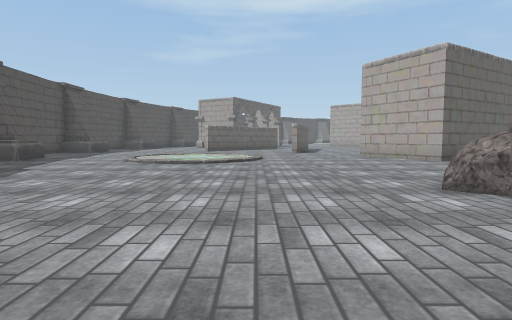
[1] (above)

24 first-person views from a walk through a scene from a Unity 3-D project. The camera is 1.2 m above the floor, tilts 4° down and sees 80° across. The floor is counted in squares, 2 m on a side. Each view is taken from the middle of a square. On the plan, view 1 faces up. The plan holds only what a view shows up to about 9 squares ahead; the rest is blank. The place goes on beyond the plan. Some surface patterns are stand-ins.

[2]
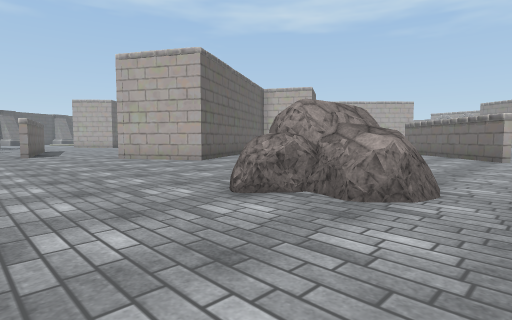

[3]
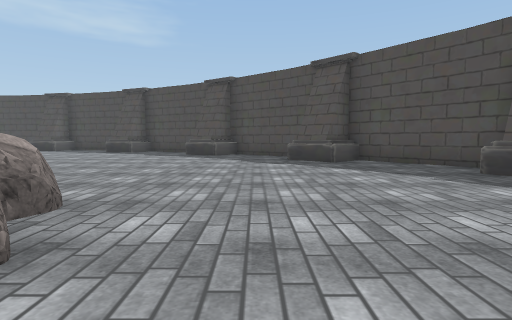

[4]
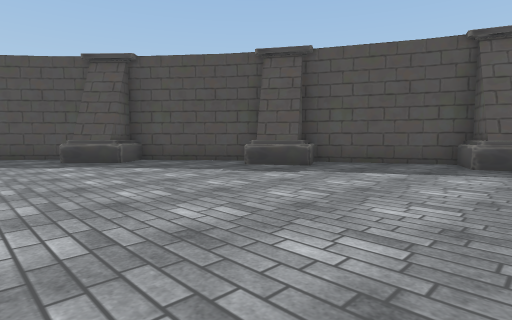

[5]
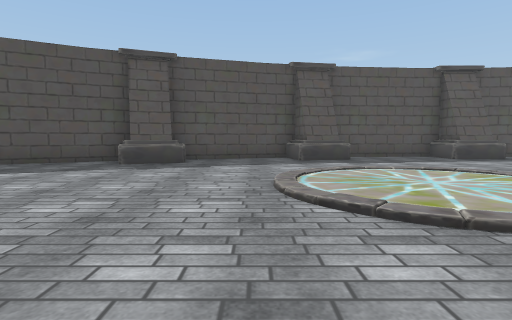

[6]
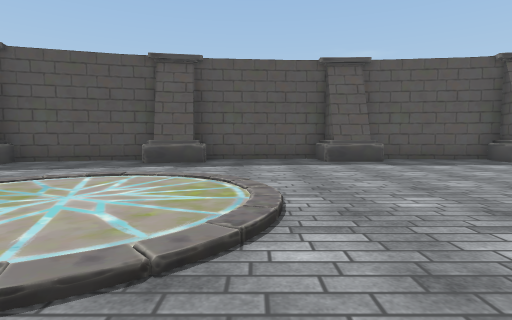

[7]
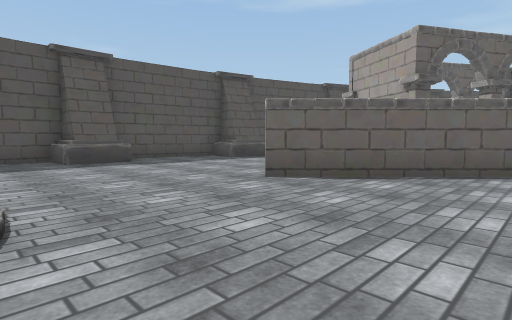

[8]
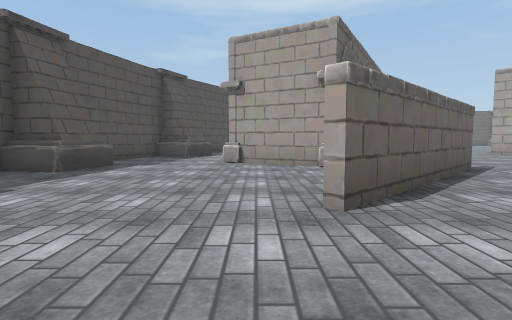

[9]
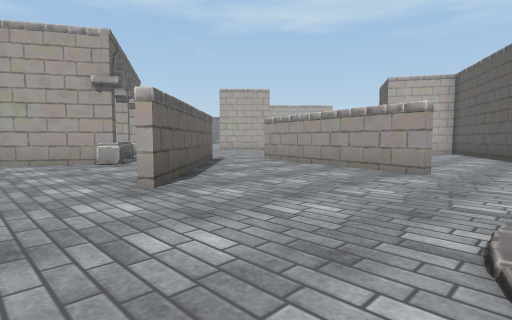

[10]
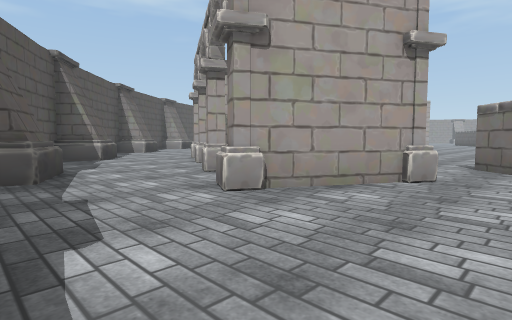

[11]
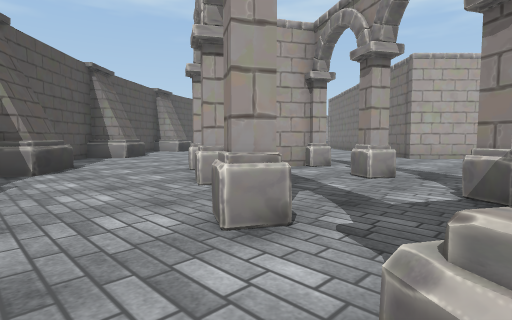

[12]
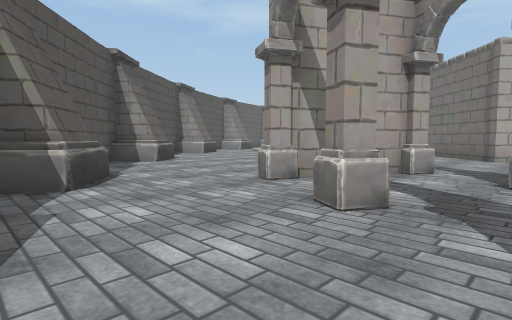

[13]
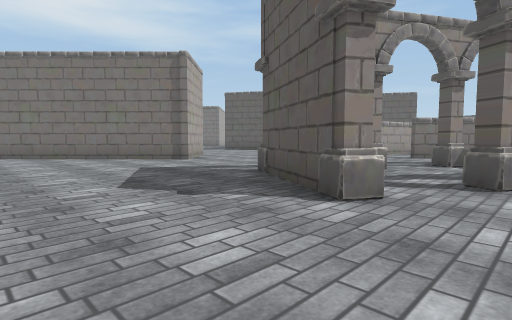

[14]
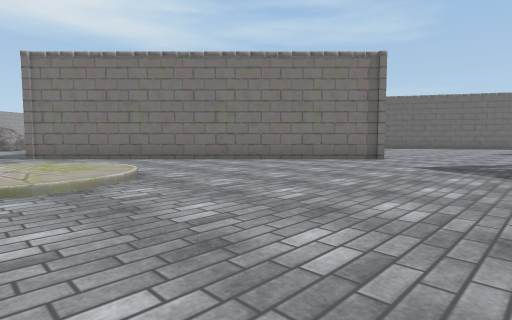

[15]
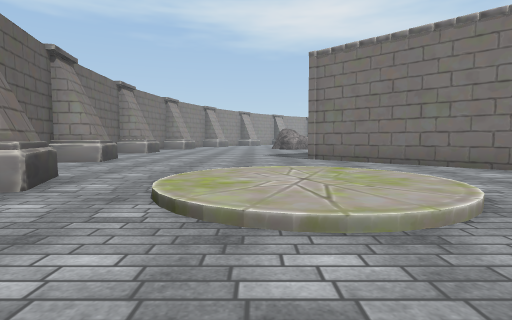

[16]
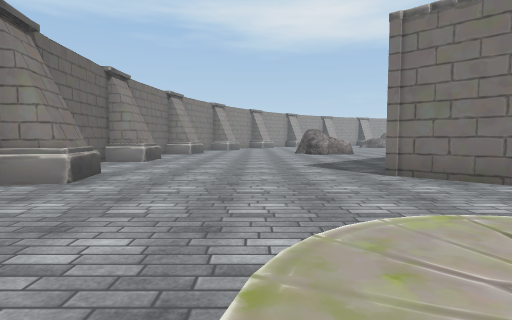

[17]
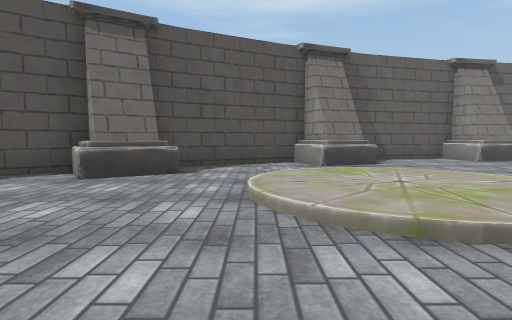

[18]
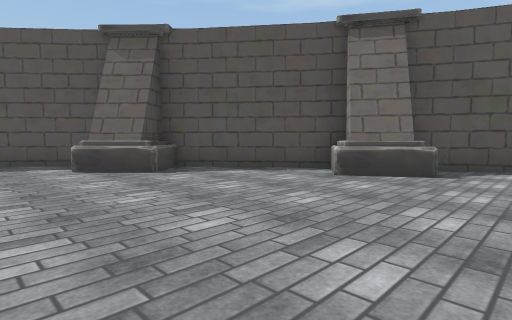

[19]
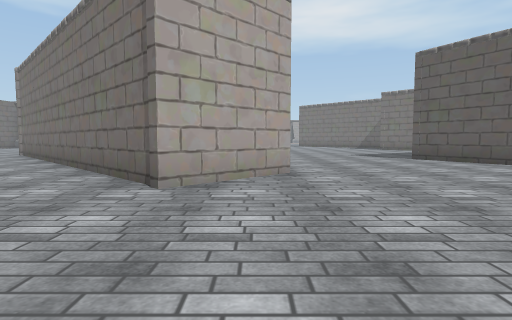

[20]
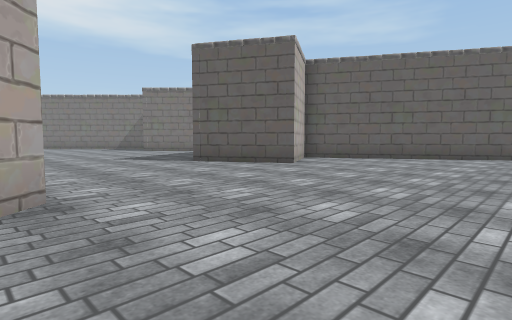

[21]
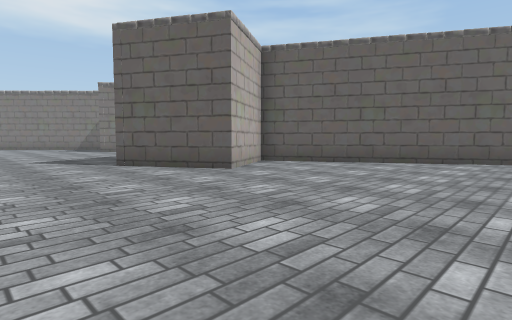

[22]
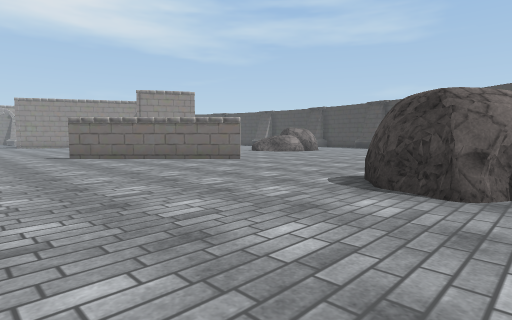

[23]
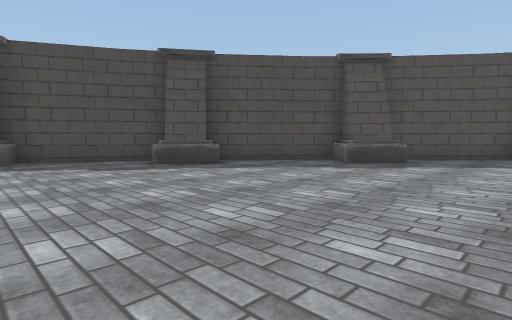

[24]
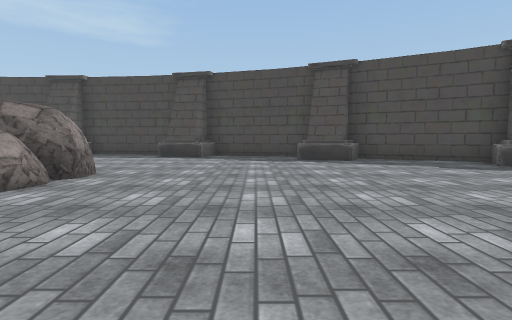

### Floor plan
Key: @ floor where view 1 was taken; # wall or solid block; . main floor; : floor 0.25 m higher than the main floor; / step, stairs or slope; ^ raised ledge; R rock; P pillar.
Columns run from 9 left of view 1 to 16 right of it. Each row starts with its distance up from view 1.
 37                   #####...
 36               ####...^....
 35              ##..#........
 34             ##............
 33          #####..//........
 32          #...../::/.......
 31        ###...../::/.......
 30       ##.#......///...#...
 29       #..............##
 28       #.............##
 27      ##............##
 26      .#...........##
 25      ...P##......##
 24      .....#P....##
 23     #...P......##
 22    ^...P..P.....#
 21   #...................
 20   #...#..P..............
 19   #...###................
 18  ##.......#..............
 17  #.......##.#.......#...
 16  #......##.##.....###
 15  #.....##..# ......#
 14  ##........#  .....#
 13 ##^........#.....###
 12 #...............##
 11 ##....///.....###
 10  #.../...:...###
  9  ##../...:....##
  8  #^.../...........
  7  #......................
  6  ##.....................
  5   #^.................##
  4    #^.......RRR.....##
  3    #........RR.....##
  2    #........RR.....#
  1    ##^.............
  0     ##^..@.........
 -1      #..............
 -2      ##..............
 -3       #.#............/
 -4       ###^...........RR
 -5         #............RR
 -6         ###.^.........
 -7           ###..........
 -8             #..........
 -9             #####......

Where each view was taken, in squares from view 1:
view 1: 0 up, 0 right, facing up
view 2: 1 up, 0 right, facing up-right
view 3: 5 up, 1 right, facing down
view 4: 5 up, 2 right, facing down-left
view 5: 7 up, 2 right, facing left
view 6: 11 up, 1 right, facing left
view 7: 11 up, 1 right, facing up-left
view 8: 12 up, 3 left, facing up
view 9: 11 up, 4 left, facing up-right
view 10: 17 up, 6 left, facing up-right
view 11: 20 up, 4 left, facing up-right
view 12: 22 up, 4 left, facing up-right
view 13: 28 up, 2 left, facing down-right
view 14: 32 up, 2 right, facing down-right
view 15: 32 up, 4 right, facing right
view 16: 33 up, 7 right, facing right
view 17: 28 up, 6 right, facing up
view 18: 28 up, 6 right, facing up-left
view 19: 22 up, 2 right, facing right
view 20: 22 up, 4 right, facing down-right
view 21: 20 up, 4 right, facing down-right
view 22: 8 up, 3 right, facing down-right
view 23: 0 up, 7 right, facing down-left
view 24: 0 up, 9 right, facing down
